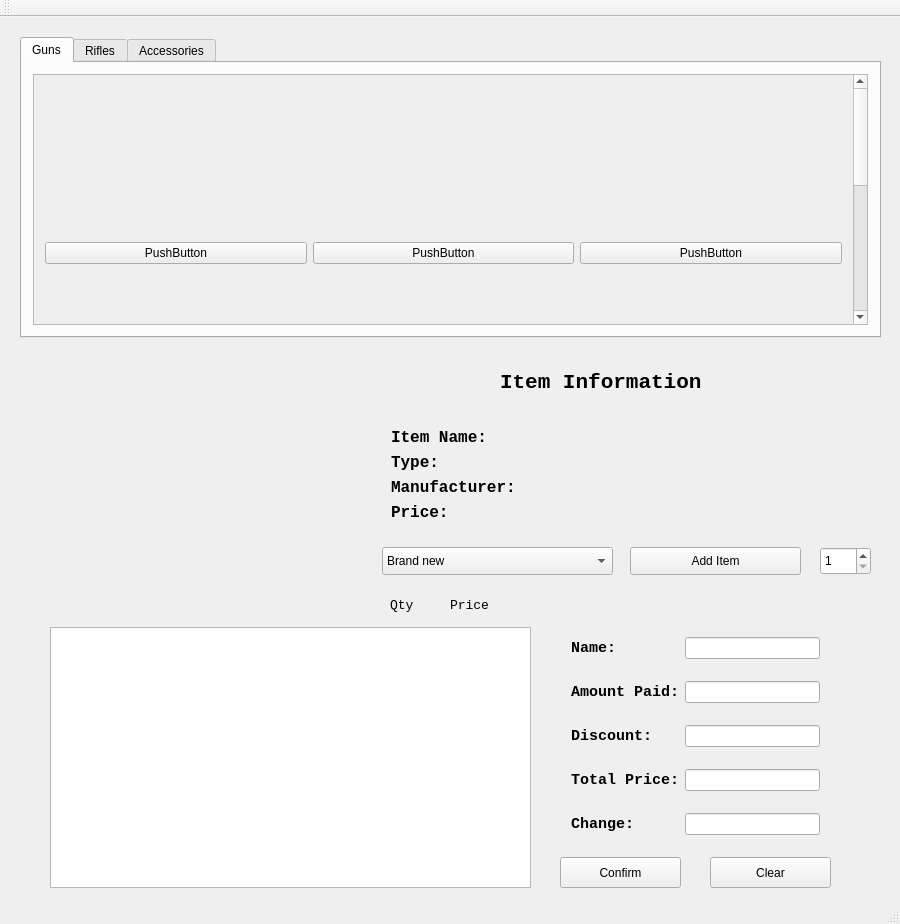
<?xml version="1.0" encoding="UTF-8"?>
<ui version="4.0">
 <class>MainWindow</class>
 <widget class="QMainWindow" name="MainWindow">
  <property name="geometry">
   <rect>
    <x>0</x>
    <y>0</y>
    <width>900</width>
    <height>924</height>
   </rect>
  </property>
  <property name="windowTitle">
   <string>Black Market</string>
  </property>
  <widget class="QWidget" name="centralWidget">
   <widget class="QTabWidget" name="tabWidget">
    <property name="geometry">
     <rect>
      <x>20</x>
      <y>20</y>
      <width>861</width>
      <height>301</height>
     </rect>
    </property>
    <property name="currentIndex">
     <number>0</number>
    </property>
    <widget class="QWidget" name="gunTab">
     <attribute name="title">
      <string>Guns</string>
     </attribute>
     <layout class="QVBoxLayout" name="verticalLayout">
      <item>
       <widget class="QScrollArea" name="scrollArea_1">
        <property name="verticalScrollBarPolicy">
         <enum>Qt::ScrollBarAsNeeded</enum>
        </property>
        <property name="widgetResizable">
         <bool>true</bool>
        </property>
        <widget class="QWidget" name="scrollAreaWidgetContents">
         <property name="geometry">
          <rect>
           <x>0</x>
           <y>0</y>
           <width>810</width>
           <height>593</height>
          </rect>
         </property>
         <layout class="QGridLayout" name="gridLayout_2">
          <item row="0" column="0">
           <layout class="QGridLayout" name="gridLayout">
            <item row="5" column="1">
             <widget class="QPushButton" name="gun8button">
              <property name="text">
               <string>PushButton</string>
              </property>
             </widget>
            </item>
            <item row="1" column="1">
             <widget class="QPushButton" name="gun2button">
              <property name="text">
               <string>PushButton</string>
              </property>
             </widget>
            </item>
            <item row="3" column="1">
             <widget class="QPushButton" name="gun5button">
              <property name="text">
               <string>PushButton</string>
              </property>
             </widget>
            </item>
            <item row="5" column="0">
             <widget class="QPushButton" name="gun7button">
              <property name="text">
               <string>PushButton</string>
              </property>
             </widget>
            </item>
            <item row="2" column="1">
             <widget class="QLabel" name="gun5img">
              <property name="minimumSize">
               <size>
                <width>100</width>
                <height>150</height>
               </size>
              </property>
              <property name="text">
               <string/>
              </property>
             </widget>
            </item>
            <item row="3" column="2">
             <widget class="QPushButton" name="gun6button">
              <property name="text">
               <string>PushButton</string>
              </property>
             </widget>
            </item>
            <item row="3" column="0">
             <widget class="QPushButton" name="gun4button">
              <property name="text">
               <string>PushButton</string>
              </property>
             </widget>
            </item>
            <item row="5" column="2">
             <widget class="QPushButton" name="gun9button">
              <property name="text">
               <string>PushButton</string>
              </property>
             </widget>
            </item>
            <item row="2" column="0">
             <widget class="QLabel" name="gun4img">
              <property name="minimumSize">
               <size>
                <width>100</width>
                <height>150</height>
               </size>
              </property>
              <property name="text">
               <string/>
              </property>
             </widget>
            </item>
            <item row="1" column="0">
             <widget class="QPushButton" name="gun1button">
              <property name="text">
               <string>PushButton</string>
              </property>
             </widget>
            </item>
            <item row="2" column="2">
             <widget class="QLabel" name="gun6img">
              <property name="text">
               <string/>
              </property>
             </widget>
            </item>
            <item row="0" column="1">
             <widget class="QLabel" name="gun2img">
              <property name="minimumSize">
               <size>
                <width>100</width>
                <height>150</height>
               </size>
              </property>
              <property name="text">
               <string/>
              </property>
             </widget>
            </item>
            <item row="1" column="2">
             <widget class="QPushButton" name="gun3button">
              <property name="text">
               <string>PushButton</string>
              </property>
             </widget>
            </item>
            <item row="0" column="0">
             <widget class="QLabel" name="gun1img">
              <property name="minimumSize">
               <size>
                <width>100</width>
                <height>150</height>
               </size>
              </property>
              <property name="text">
               <string/>
              </property>
              <property name="scaledContents">
               <bool>false</bool>
              </property>
             </widget>
            </item>
            <item row="0" column="2">
             <widget class="QLabel" name="gun3img">
              <property name="minimumSize">
               <size>
                <width>100</width>
                <height>150</height>
               </size>
              </property>
              <property name="text">
               <string/>
              </property>
             </widget>
            </item>
            <item row="4" column="0">
             <widget class="QLabel" name="gun7img">
              <property name="minimumSize">
               <size>
                <width>100</width>
                <height>150</height>
               </size>
              </property>
              <property name="text">
               <string/>
              </property>
             </widget>
            </item>
            <item row="4" column="1">
             <widget class="QLabel" name="gun8img">
              <property name="text">
               <string/>
              </property>
             </widget>
            </item>
            <item row="4" column="2">
             <widget class="QLabel" name="gun9img">
              <property name="minimumSize">
               <size>
                <width>100</width>
                <height>150</height>
               </size>
              </property>
              <property name="text">
               <string/>
              </property>
             </widget>
            </item>
           </layout>
          </item>
         </layout>
        </widget>
       </widget>
      </item>
     </layout>
    </widget>
    <widget class="QWidget" name="swordTab">
     <attribute name="title">
      <string>Rifles</string>
     </attribute>
     <layout class="QVBoxLayout" name="verticalLayout_2">
      <item>
       <widget class="QScrollArea" name="scrollArea_2">
        <property name="widgetResizable">
         <bool>true</bool>
        </property>
        <widget class="QWidget" name="scrollAreaWidgetContents_2">
         <property name="geometry">
          <rect>
           <x>0</x>
           <y>0</y>
           <width>810</width>
           <height>591</height>
          </rect>
         </property>
         <layout class="QGridLayout" name="gridLayout_3">
          <item row="3" column="0">
           <widget class="QPushButton" name="pushButton_12">
            <property name="text">
             <string>PushButton</string>
            </property>
           </widget>
          </item>
          <item row="5" column="2">
           <widget class="QPushButton" name="pushButton_18">
            <property name="text">
             <string>PushButton</string>
            </property>
           </widget>
          </item>
          <item row="2" column="1">
           <widget class="QLabel" name="label_12">
            <property name="text">
             <string>TextLabel</string>
            </property>
           </widget>
          </item>
          <item row="1" column="1">
           <widget class="QPushButton" name="pushButton_11">
            <property name="text">
             <string>PushButton</string>
            </property>
           </widget>
          </item>
          <item row="5" column="0">
           <widget class="QPushButton" name="pushButton_16">
            <property name="text">
             <string>PushButton</string>
            </property>
           </widget>
          </item>
          <item row="4" column="1">
           <widget class="QLabel" name="label_17">
            <property name="text">
             <string>TextLabel</string>
            </property>
           </widget>
          </item>
          <item row="0" column="2">
           <widget class="QLabel" name="label_14">
            <property name="text">
             <string>TextLabel</string>
            </property>
           </widget>
          </item>
          <item row="3" column="1">
           <widget class="QPushButton" name="pushButton_13">
            <property name="text">
             <string>PushButton</string>
            </property>
           </widget>
          </item>
          <item row="2" column="2">
           <widget class="QLabel" name="label_15">
            <property name="text">
             <string>TextLabel</string>
            </property>
           </widget>
          </item>
          <item row="4" column="2">
           <widget class="QLabel" name="label_18">
            <property name="text">
             <string>TextLabel</string>
            </property>
           </widget>
          </item>
          <item row="5" column="1">
           <widget class="QPushButton" name="pushButton_17">
            <property name="text">
             <string>PushButton</string>
            </property>
           </widget>
          </item>
          <item row="0" column="1">
           <widget class="QLabel" name="label_13">
            <property name="text">
             <string>TextLabel</string>
            </property>
           </widget>
          </item>
          <item row="1" column="0">
           <widget class="QPushButton" name="pushButton_10">
            <property name="text">
             <string>PushButton</string>
            </property>
           </widget>
          </item>
          <item row="1" column="2">
           <widget class="QPushButton" name="pushButton_14">
            <property name="text">
             <string>PushButton</string>
            </property>
           </widget>
          </item>
          <item row="3" column="2">
           <widget class="QPushButton" name="pushButton_15">
            <property name="text">
             <string>PushButton</string>
            </property>
           </widget>
          </item>
          <item row="0" column="0">
           <widget class="QLabel" name="label_9">
            <property name="minimumSize">
             <size>
              <width>100</width>
              <height>150</height>
             </size>
            </property>
            <property name="text">
             <string>TextLabel</string>
            </property>
           </widget>
          </item>
          <item row="2" column="0">
           <widget class="QLabel" name="label_10">
            <property name="minimumSize">
             <size>
              <width>100</width>
              <height>150</height>
             </size>
            </property>
            <property name="text">
             <string>TextLabel</string>
            </property>
           </widget>
          </item>
          <item row="4" column="0">
           <widget class="QLabel" name="label_11">
            <property name="minimumSize">
             <size>
              <width>100</width>
              <height>150</height>
             </size>
            </property>
            <property name="text">
             <string>TextLabel</string>
            </property>
           </widget>
          </item>
         </layout>
        </widget>
       </widget>
      </item>
     </layout>
    </widget>
    <widget class="QWidget" name="accessoriesTab">
     <attribute name="title">
      <string>Accessories</string>
     </attribute>
     <layout class="QVBoxLayout" name="verticalLayout_3">
      <item>
       <widget class="QScrollArea" name="scrollArea_3">
        <property name="widgetResizable">
         <bool>true</bool>
        </property>
        <widget class="QWidget" name="scrollAreaWidgetContents_6">
         <property name="geometry">
          <rect>
           <x>0</x>
           <y>0</y>
           <width>810</width>
           <height>593</height>
          </rect>
         </property>
         <layout class="QGridLayout" name="gridLayout_8">
          <item row="0" column="0">
           <layout class="QGridLayout" name="gridLayout_7">
            <item row="0" column="0">
             <widget class="QLabel" name="label_16">
              <property name="minimumSize">
               <size>
                <width>100</width>
                <height>150</height>
               </size>
              </property>
              <property name="text">
               <string>TextLabel</string>
              </property>
             </widget>
            </item>
            <item row="1" column="0">
             <widget class="QPushButton" name="pushButton_49">
              <property name="text">
               <string>PushButton</string>
              </property>
             </widget>
            </item>
            <item row="3" column="2">
             <widget class="QPushButton" name="pushButton_52">
              <property name="text">
               <string>PushButton</string>
              </property>
             </widget>
            </item>
            <item row="5" column="0">
             <widget class="QPushButton" name="pushButton_57">
              <property name="text">
               <string>PushButton</string>
              </property>
             </widget>
            </item>
            <item row="0" column="1">
             <widget class="QLabel" name="label_44">
              <property name="minimumSize">
               <size>
                <width>100</width>
                <height>150</height>
               </size>
              </property>
              <property name="text">
               <string>TextLabel</string>
              </property>
             </widget>
            </item>
            <item row="2" column="0">
             <widget class="QLabel" name="label_46">
              <property name="minimumSize">
               <size>
                <width>100</width>
                <height>150</height>
               </size>
              </property>
              <property name="text">
               <string>TextLabel</string>
              </property>
             </widget>
            </item>
            <item row="0" column="2">
             <widget class="QLabel" name="label_45">
              <property name="minimumSize">
               <size>
                <width>100</width>
                <height>150</height>
               </size>
              </property>
              <property name="text">
               <string>TextLabel</string>
              </property>
             </widget>
            </item>
            <item row="2" column="2">
             <widget class="QLabel" name="label_48">
              <property name="minimumSize">
               <size>
                <width>100</width>
                <height>150</height>
               </size>
              </property>
              <property name="text">
               <string>TextLabel</string>
              </property>
             </widget>
            </item>
            <item row="3" column="0">
             <widget class="QPushButton" name="pushButton_54">
              <property name="text">
               <string>PushButton</string>
              </property>
             </widget>
            </item>
            <item row="2" column="1">
             <widget class="QLabel" name="label_47">
              <property name="minimumSize">
               <size>
                <width>100</width>
                <height>150</height>
               </size>
              </property>
              <property name="text">
               <string>TextLabel</string>
              </property>
             </widget>
            </item>
            <item row="1" column="2">
             <widget class="QPushButton" name="pushButton_51">
              <property name="text">
               <string>PushButton</string>
              </property>
             </widget>
            </item>
            <item row="1" column="1">
             <widget class="QPushButton" name="pushButton_50">
              <property name="text">
               <string>PushButton</string>
              </property>
             </widget>
            </item>
            <item row="3" column="1">
             <widget class="QPushButton" name="pushButton_53">
              <property name="text">
               <string>PushButton</string>
              </property>
             </widget>
            </item>
            <item row="5" column="2">
             <widget class="QPushButton" name="pushButton_55">
              <property name="text">
               <string>PushButton</string>
              </property>
             </widget>
            </item>
            <item row="5" column="1">
             <widget class="QPushButton" name="pushButton_56">
              <property name="text">
               <string>PushButton</string>
              </property>
             </widget>
            </item>
            <item row="4" column="0">
             <widget class="QLabel" name="label_49">
              <property name="minimumSize">
               <size>
                <width>100</width>
                <height>150</height>
               </size>
              </property>
              <property name="text">
               <string>TextLabel</string>
              </property>
             </widget>
            </item>
            <item row="4" column="1">
             <widget class="QLabel" name="label_50">
              <property name="minimumSize">
               <size>
                <width>100</width>
                <height>150</height>
               </size>
              </property>
              <property name="text">
               <string>TextLabel</string>
              </property>
             </widget>
            </item>
            <item row="4" column="2">
             <widget class="QLabel" name="label_51">
              <property name="minimumSize">
               <size>
                <width>100</width>
                <height>150</height>
               </size>
              </property>
              <property name="text">
               <string>TextLabel</string>
              </property>
             </widget>
            </item>
           </layout>
          </item>
         </layout>
        </widget>
       </widget>
      </item>
     </layout>
    </widget>
   </widget>
   <widget class="QLabel" name="infoImage">
    <property name="geometry">
     <rect>
      <x>50</x>
      <y>360</y>
      <width>270</width>
      <height>210</height>
     </rect>
    </property>
    <property name="maximumSize">
     <size>
      <width>270</width>
      <height>210</height>
     </size>
    </property>
    <property name="text">
     <string/>
    </property>
    <property name="scaledContents">
     <bool>true</bool>
    </property>
   </widget>
   <widget class="QTextEdit" name="paymentReceipt">
    <property name="geometry">
     <rect>
      <x>50</x>
      <y>610</y>
      <width>481</width>
      <height>261</height>
     </rect>
    </property>
    <property name="font">
     <font>
      <family>Consolas</family>
      <pointsize>11</pointsize>
     </font>
    </property>
    <property name="readOnly">
     <bool>true</bool>
    </property>
   </widget>
   <widget class="QSpinBox" name="quantityBox">
    <property name="geometry">
     <rect>
      <x>820</x>
      <y>530</y>
      <width>51</width>
      <height>28</height>
     </rect>
    </property>
    <property name="minimum">
     <number>1</number>
    </property>
    <property name="maximum">
     <number>50</number>
    </property>
   </widget>
   <widget class="QPushButton" name="paymentConfirm">
    <property name="geometry">
     <rect>
      <x>560</x>
      <y>840</y>
      <width>121</width>
      <height>31</height>
     </rect>
    </property>
    <property name="text">
     <string>Confirm</string>
    </property>
   </widget>
   <widget class="QLabel" name="infoTitle">
    <property name="geometry">
     <rect>
      <x>500</x>
      <y>350</y>
      <width>261</width>
      <height>31</height>
     </rect>
    </property>
    <property name="font">
     <font>
      <family>Consolas</family>
      <pointsize>16</pointsize>
      <weight>75</weight>
      <bold>true</bold>
     </font>
    </property>
    <property name="text">
     <string>Item Information</string>
    </property>
   </widget>
   <widget class="QPushButton" name="paymentClear">
    <property name="geometry">
     <rect>
      <x>710</x>
      <y>840</y>
      <width>121</width>
      <height>31</height>
     </rect>
    </property>
    <property name="text">
     <string>Clear</string>
    </property>
   </widget>
   <widget class="QPushButton" name="additemButton">
    <property name="geometry">
     <rect>
      <x>630</x>
      <y>530</y>
      <width>171</width>
      <height>28</height>
     </rect>
    </property>
    <property name="text">
     <string>Add Item</string>
    </property>
   </widget>
   <widget class="QWidget" name="layoutWidget">
    <property name="geometry">
     <rect>
      <x>380</x>
      <y>400</y>
      <width>491</width>
      <height>121</height>
     </rect>
    </property>
    <layout class="QFormLayout" name="infoLayout">
     <item row="0" column="0">
      <widget class="QLabel" name="itemnameTitle">
       <property name="font">
        <font>
         <family>Consolas</family>
         <pointsize>12</pointsize>
         <weight>75</weight>
         <bold>true</bold>
        </font>
       </property>
       <property name="text">
        <string>Item Name:</string>
       </property>
      </widget>
     </item>
     <item row="0" column="1">
      <widget class="QLabel" name="itemnameEdit">
       <property name="font">
        <font>
         <family>Consolas</family>
         <pointsize>10</pointsize>
        </font>
       </property>
       <property name="text">
        <string/>
       </property>
      </widget>
     </item>
     <item row="1" column="0">
      <widget class="QLabel" name="rarityTitle">
       <property name="font">
        <font>
         <family>Consolas</family>
         <pointsize>12</pointsize>
         <weight>75</weight>
         <bold>true</bold>
        </font>
       </property>
       <property name="text">
        <string>Type: </string>
       </property>
      </widget>
     </item>
     <item row="2" column="0">
      <widget class="QLabel" name="manufacturerTitle">
       <property name="font">
        <font>
         <family>Consolas</family>
         <pointsize>12</pointsize>
         <weight>75</weight>
         <bold>true</bold>
        </font>
       </property>
       <property name="text">
        <string>Manufacturer:</string>
       </property>
      </widget>
     </item>
     <item row="2" column="1">
      <widget class="QLabel" name="manufacturerEdit">
       <property name="font">
        <font>
         <family>Consolas</family>
         <pointsize>10</pointsize>
        </font>
       </property>
       <property name="text">
        <string/>
       </property>
      </widget>
     </item>
     <item row="3" column="0">
      <widget class="QLabel" name="priceTitle">
       <property name="font">
        <font>
         <family>Consolas</family>
         <pointsize>12</pointsize>
         <weight>75</weight>
         <bold>true</bold>
        </font>
       </property>
       <property name="text">
        <string>Price: </string>
       </property>
      </widget>
     </item>
     <item row="3" column="1">
      <widget class="QLabel" name="priceEdit">
       <property name="font">
        <font>
         <family>Consolas</family>
         <pointsize>10</pointsize>
        </font>
       </property>
       <property name="text">
        <string/>
       </property>
      </widget>
     </item>
     <item row="1" column="1">
      <widget class="QLabel" name="rarityEdit">
       <property name="font">
        <font>
         <family>Consolas</family>
         <pointsize>10</pointsize>
        </font>
       </property>
       <property name="text">
        <string/>
       </property>
      </widget>
     </item>
    </layout>
   </widget>
   <widget class="QWidget" name="layoutWidget">
    <property name="geometry">
     <rect>
      <x>560</x>
      <y>609</y>
      <width>271</width>
      <height>220</height>
     </rect>
    </property>
    <layout class="QFormLayout" name="paymentLayout">
     <property name="verticalSpacing">
      <number>22</number>
     </property>
     <item row="1" column="0">
      <widget class="QLabel" name="amountpaidTitle">
       <property name="font">
        <font>
         <family>Consolas</family>
         <pointsize>11</pointsize>
         <weight>75</weight>
         <bold>true</bold>
        </font>
       </property>
       <property name="text">
        <string>Amount Paid:</string>
       </property>
      </widget>
     </item>
     <item row="1" column="1">
      <widget class="QLineEdit" name="amountpaidEdit">
       <property name="font">
        <font>
         <family>Consolas</family>
         <pointsize>10</pointsize>
        </font>
       </property>
       <property name="inputMethodHints">
        <set>Qt::ImhNone</set>
       </property>
      </widget>
     </item>
     <item row="2" column="0">
      <widget class="QLabel" name="discountTitle">
       <property name="font">
        <font>
         <family>Consolas</family>
         <pointsize>11</pointsize>
         <weight>75</weight>
         <bold>true</bold>
        </font>
       </property>
       <property name="text">
        <string>Discount:</string>
       </property>
      </widget>
     </item>
     <item row="2" column="1">
      <widget class="QLineEdit" name="discountEdit">
       <property name="font">
        <font>
         <family>Consolas</family>
         <pointsize>10</pointsize>
        </font>
       </property>
      </widget>
     </item>
     <item row="3" column="0">
      <widget class="QLabel" name="totalpriceTitle">
       <property name="font">
        <font>
         <family>Consolas</family>
         <pointsize>11</pointsize>
         <weight>75</weight>
         <bold>true</bold>
        </font>
       </property>
       <property name="text">
        <string>Total Price:</string>
       </property>
      </widget>
     </item>
     <item row="3" column="1">
      <widget class="QLineEdit" name="totalpriceEdit">
       <property name="font">
        <font>
         <family>Consolas</family>
         <pointsize>10</pointsize>
        </font>
       </property>
       <property name="frame">
        <bool>true</bool>
       </property>
       <property name="clearButtonEnabled">
        <bool>false</bool>
       </property>
      </widget>
     </item>
     <item row="4" column="0">
      <widget class="QLabel" name="changeTitle">
       <property name="font">
        <font>
         <family>Consolas</family>
         <pointsize>11</pointsize>
         <weight>75</weight>
         <bold>true</bold>
        </font>
       </property>
       <property name="text">
        <string>Change:</string>
       </property>
      </widget>
     </item>
     <item row="4" column="1">
      <widget class="QLineEdit" name="changeEdit">
       <property name="font">
        <font>
         <family>Consolas</family>
         <pointsize>10</pointsize>
        </font>
       </property>
       <property name="frame">
        <bool>true</bool>
       </property>
       <property name="clearButtonEnabled">
        <bool>false</bool>
       </property>
      </widget>
     </item>
     <item row="0" column="0">
      <widget class="QLabel" name="nameTitle">
       <property name="font">
        <font>
         <family>Consolas</family>
         <pointsize>11</pointsize>
         <weight>75</weight>
         <bold>true</bold>
        </font>
       </property>
       <property name="text">
        <string>Name:</string>
       </property>
      </widget>
     </item>
     <item row="0" column="1">
      <widget class="QLineEdit" name="nameEdit">
       <property name="font">
        <font>
         <family>Consolas</family>
         <pointsize>10</pointsize>
        </font>
       </property>
      </widget>
     </item>
    </layout>
   </widget>
   <widget class="QLabel" name="label_2">
    <property name="geometry">
     <rect>
      <x>450</x>
      <y>580</y>
      <width>51</width>
      <height>16</height>
     </rect>
    </property>
    <property name="font">
     <font>
      <family>Consolas</family>
      <pointsize>10</pointsize>
     </font>
    </property>
    <property name="text">
     <string>Price</string>
    </property>
   </widget>
   <widget class="QLabel" name="label_4">
    <property name="geometry">
     <rect>
      <x>390</x>
      <y>580</y>
      <width>41</width>
      <height>16</height>
     </rect>
    </property>
    <property name="font">
     <font>
      <family>Consolas</family>
      <pointsize>10</pointsize>
     </font>
    </property>
    <property name="text">
     <string>Qty</string>
    </property>
   </widget>
   <widget class="QComboBox" name="comboBox">
    <property name="geometry">
     <rect>
      <x>382</x>
      <y>530</y>
      <width>231</width>
      <height>28</height>
     </rect>
    </property>
    <property name="editable">
     <bool>false</bool>
    </property>
    <property name="currentText">
     <string>Brand new</string>
    </property>
    <property name="currentIndex">
     <number>0</number>
    </property>
    <property name="maxVisibleItems">
     <number>4</number>
    </property>
    <property name="maxCount">
     <number>4</number>
    </property>
    <item>
     <property name="text">
      <string>Brand new</string>
     </property>
    </item>
    <item>
     <property name="text">
      <string>Refurbished</string>
     </property>
    </item>
    <item>
     <property name="text">
      <string>SecondHand</string>
     </property>
    </item>
   </widget>
  </widget>
  <widget class="QToolBar" name="mainToolBar">
   <attribute name="toolBarArea">
    <enum>TopToolBarArea</enum>
   </attribute>
   <attribute name="toolBarBreak">
    <bool>false</bool>
   </attribute>
  </widget>
  <widget class="QStatusBar" name="statusBar"/>
 </widget>
 <layoutdefault spacing="6" margin="11"/>
 <resources/>
 <connections/>
</ui>
